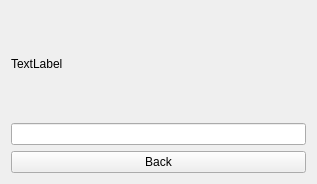
<?xml version="1.0" encoding="UTF-8"?>
<ui version="4.0">
 <class>CodeVerificationWidget</class>
 <widget class="QWidget" name="CodeVerificationWidget">
  <property name="geometry">
   <rect>
    <x>0</x>
    <y>0</y>
    <width>317</width>
    <height>184</height>
   </rect>
  </property>
  <property name="windowTitle">
   <string>Form</string>
  </property>
  <property name="styleSheet">
   <string notr="true">/* Main dialog */
QWidget {
    background-color: #282C34;
}

/* Title */
QWidget windowTitle {
    color: #F8F8F8;
    font-size: 18pt;
}

/* Login input field */
QWidget QLineEdit {
    background-color: #2C313C;
    border: none;
    border-radius: 5px;
    color: #F8F8F8;
    padding: 10px;
}

/* Register button */
QWidget QPushButton {
    background-color: #61AFEF;
    border: none;
    border-radius: 5px;
    color: #F8F8F8;
    padding: 10px;
}

/* Hover state for register button */
QWidget QPushButton:hover {
    background-color: #4B8BBA;
}


/* Window title bar */
QWidget QHeaderView::section {
    background-color: #282C34;
    color: #F8F8F8;
    font-size: 16pt;
    padding: 5px 10px;
    border: none;
}

QWidget &gt; QGroupBox &gt; QFrame &gt; QFrame {
    background-color: #282C34;
    color: #F8F8F8;
    font-size: 16pt;
    padding: 5px 10px;
    border: none;
}</string>
  </property>
  <layout class="QVBoxLayout" name="verticalLayout_2">
   <item>
    <layout class="QVBoxLayout" name="verticalLayout">
     <item>
      <widget class="QLabel" name="verText">
       <property name="text">
        <string>TextLabel</string>
       </property>
      </widget>
     </item>
     <item>
      <widget class="QLineEdit" name="verCodeInput"/>
     </item>
     <item>
      <widget class="QPushButton" name="backButton">
       <property name="text">
        <string>Back</string>
       </property>
      </widget>
     </item>
    </layout>
   </item>
  </layout>
 </widget>
 <resources/>
 <connections/>
</ui>
